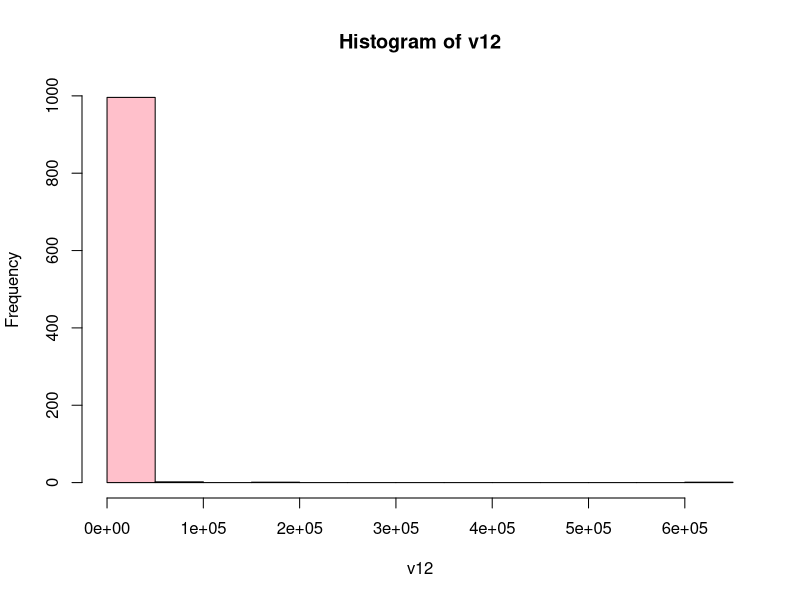
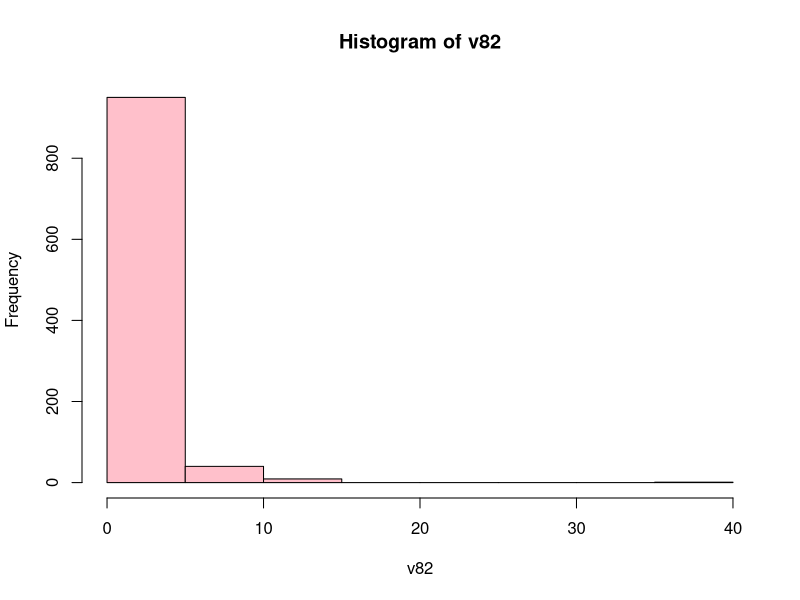
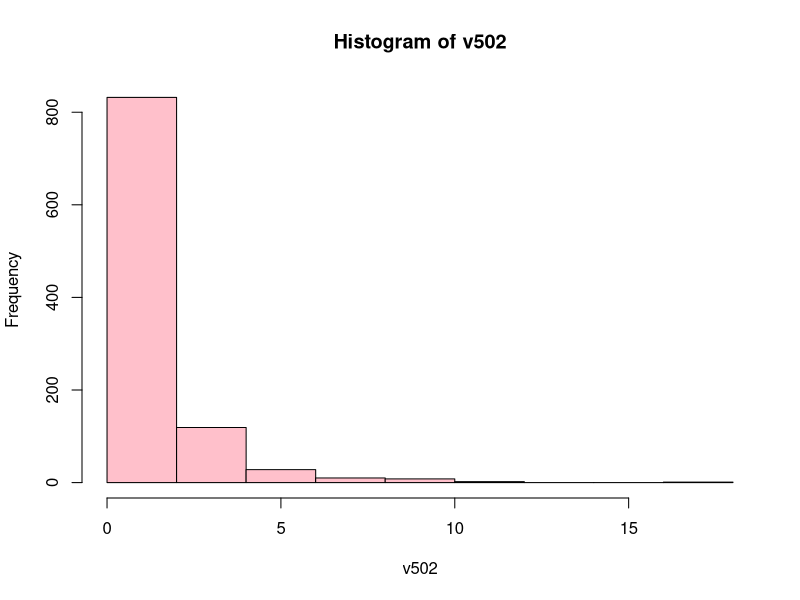
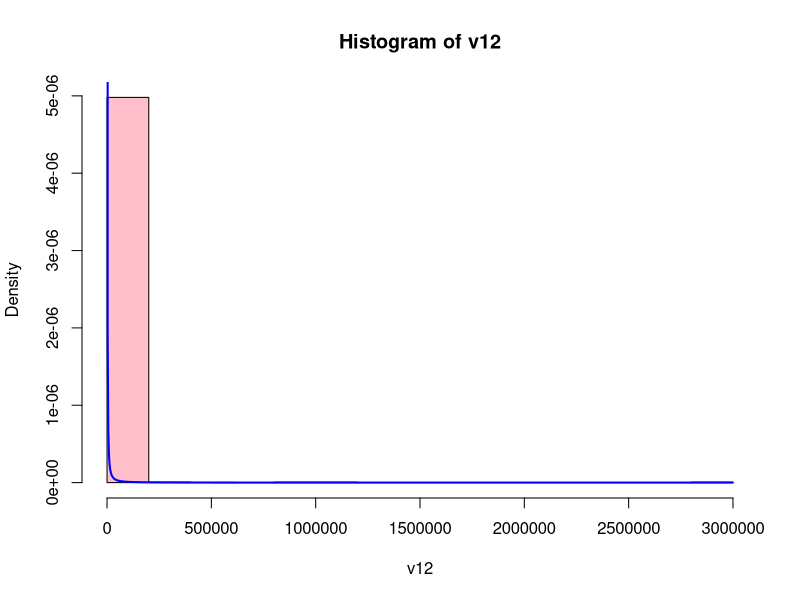
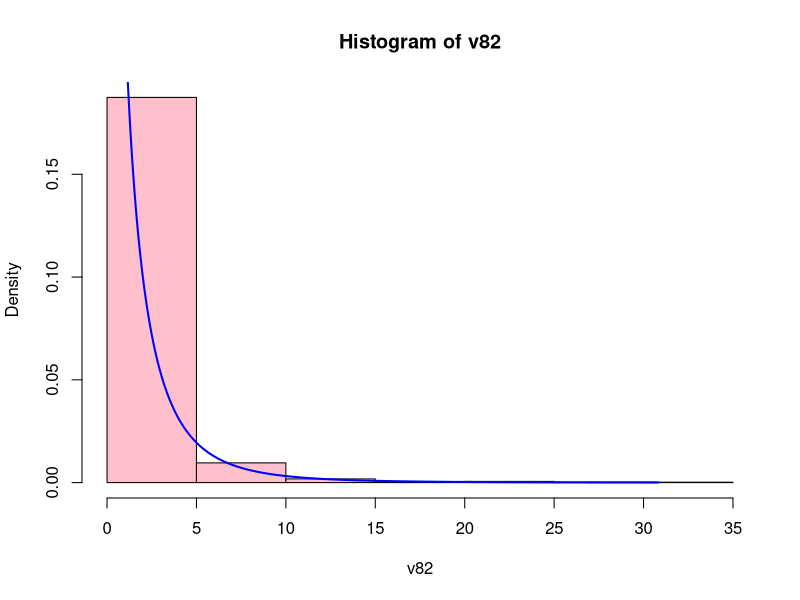
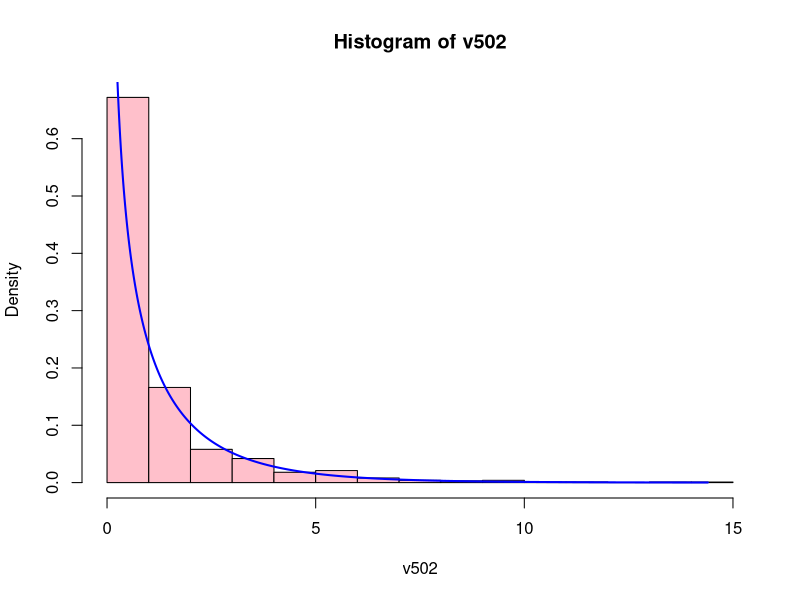

The R source for these figures, in order:
## ---- chunk 1
knitr::opts_chunk$set(echo = TRUE)
## ---- chunk 2
v1=rt(1000,1)
v12=v1^2
hist(v12,col = "pink")

v8=rt(1000,8)
v82=v8^2
hist(v82,col = "pink")

v50=rt(1000,50)
v502=v50^2
hist(v502,col = "pink")
## ---- chunk 3
v1=rt(1000,1)
v12=v1^2
hist(v12,prob=TRUE,col = "pink")
x1<-seq(min(v12),max(v12),length=1000)
lines(x1,df(x1,1,1),col="blue",lwd=2)
      

v8=rt(1000,8)
v82=v8^2
hist(v82,prob=TRUE,col = "pink")
x8<-seq(min(v82),max(v82),length=1000)
lines(x8,df(x8,1,8),col="blue",lwd=2)

v50=rt(1000,50)
v502=v50^2
hist(v502,prob=TRUE,col = "pink")
x50<-seq(min(v502),max(v502),length=1000)
lines(x50,df(x50,1,50),col="blue",lwd=2)
